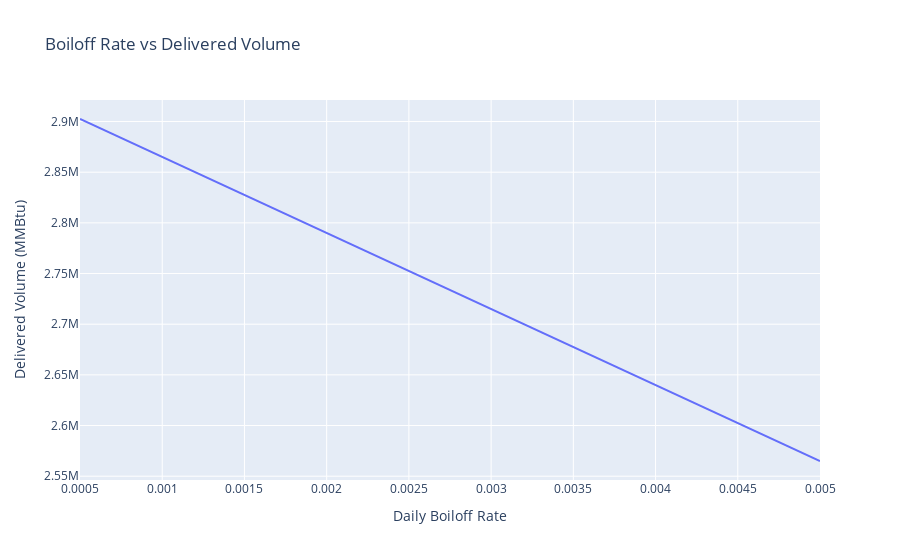

The code cell stored with this chart in its notebook:
### Markdown cell above
## 3. Boil‑off vs Delivered Volume Curve

### Code cell
fig = px.line(
    df_boiloff_delivery,
    x="Daily Boiloff Rate",
    y="Delivered Volume (MMBtu)",
    title="Boiloff Rate vs Delivered Volume"
)
fig.show()

### Figure 1 — Plotly figure (JSON) as saved in the notebook; plotly's stock layout.template omitted (floating-point values rounded to 4 significant figures)
{"data": [{"hovertemplate": "Daily Boiloff Rate=%{x}<br>Delivered Volume (MMBtu)=%{y}<extra></extra>", "legendgroup": "", "line": {"color": "#636efa", "dash": "solid"}, "marker": {"symbol": "circle"}, "mode": "lines", "name": "", "orientation": "v", "showlegend": false, "type": "scatter", "x": [0.0005, 0.0006875, 0.000875, 0.001063, 0.00125, 0.001438, 0.001625, 0.001813, 0.002, 0.002188, 0.002375, 0.002563, 0.00275, 0.002938, 0.003125, 0.003313, 0.0035, 0.003688, 0.003875, 0.004063, 0.00425, 0.004438, 0.004625, 0.004813, 0.005], "xaxis": "x", "y": [2902000.0, 2888000.0, 2874000.0, 2860000.0, 2846000.0, 2832000.0, 2818000.0, 2804000.0, 2790000.0, 2776000.0, 2762000.0, 2748000.0, 2734000.0, 2720000.0, 2706000.0, 2692000.0, 2678000.0, 2663000.0, 2649000.0, 2635000.0, 2621000.0, 2607000.0, 2593000.0, 2579000.0, 2565000.0], "yaxis": "y"}], "layout": {"legend": {"tracegroupgap": 0}, "title": {"text": "Boiloff Rate vs Delivered Volume"}, "xaxis": {"anchor": "y", "domain": [0, 1], "title": {"text": "Daily Boiloff Rate"}}, "yaxis": {"anchor": "x", "domain": [0, 1], "title": {"text": "Delivered Volume (MMBtu)"}}}}
